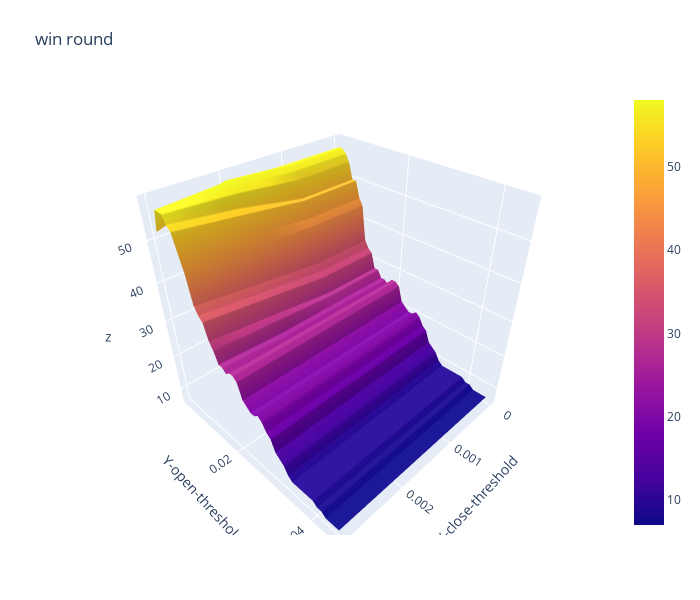

Notebook source saved alongside this figure:
### Code cell
import plotly.graph_objects as go

x_data = df_win_round.columns.to_list() # close threshold

y_data = df_win_round.index.to_list() # open threshold

z_data = df_win_round.copy(deep=True) # win rate

fig = go.Figure(data=[go.Surface(z=z_data.values,x=x_data,y=y_data)])

fig.update_layout(title="win round", # 标题
                  autosize=False,  # 尺度自动缩放
                  width=700,  # 长宽
                  height=600,
                  margin=dict(l=65,r=50,b=65,t=90),  # 4个位置的距离
                  scene=dict(xaxis_title='X-close-threshold',yaxis_title='Y-open-threshold')
                 )

fig.show()

### Figure 1 — Plotly figure (JSON) as saved in the notebook; plotly's stock layout.template omitted (floating-point values rounded to 4 significant figures; data arrays with more than 128 entries replaced by an {"elided": "..."} marker saying what was removed)
{"data": [{"type": "surface", "x": [0, 0.001, 0.002, 0.003], "y": [0.0031, 0.0032, 0.0035, 0.004, 0.005, 0.006, 0.007, 0.008, 0.009, 0.01, 0.011, 0.012, 0.013, 0.014, 0.015, 0.016, 0.017, 0.018, 0.019, 0.02, 0.021, 0.022, 0.023, 0.024, 0.025, 0.026, 0.027, 0.028, 0.029, 0.03, 0.031, 0.032, 0.033, 0.034, 0.035, 0.036, 0.037, 0.038, 0.039, 0.04, 0.041, 0.042, 0.043, 0.044, 0.045], "z": {"elided": "45x4 int values"}}], "layout": {"autosize": false, "height": 600, "margin": {"b": 65, "l": 65, "r": 50, "t": 90}, "scene": {"xaxis": {"title": {"text": "X-close-threshold"}}, "yaxis": {"title": {"text": "Y-open-threshold"}}}, "title": {"text": "win round"}, "width": 700}}
